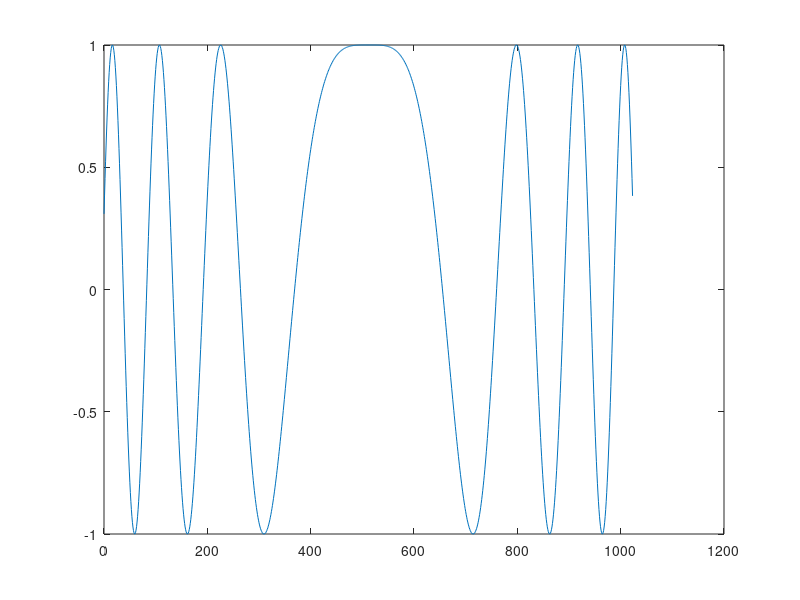

MATLAB code for this plot:
%% direct generate linear frequency modulation signal
i = 0:1023;
z = cos(39062.*pi.*((i - 512)/1024*16/625).^2);
plot(i, z);
% if your operating system is not Unix, please modify the path
print -dpdflatexstandalone '/tmp/lfm_simulation.tex';

%% direct digital synthesis
x = sin(2*pi*i/1024);
j = mod(int64((i - 512).^2./80 + 256), 1024);
for k = 1:1024
	if k == 512
		y(k) = 1;
	else
		y(k) = x(j(k));
	end
end
plot(i, y);
% the firgure is mostly same as the former, so i don't wanna print it
